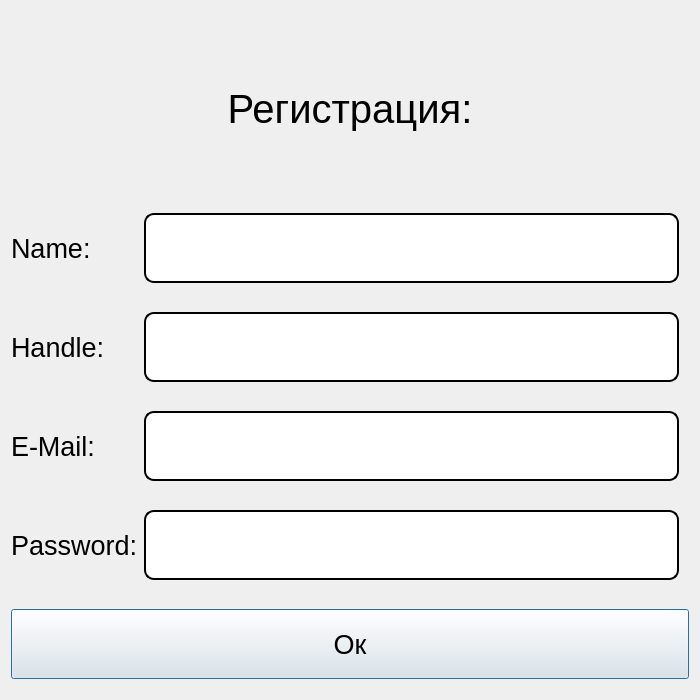
<?xml version="1.0" encoding="UTF-8"?>
<ui version="4.0">
 <class>Dialog</class>
 <widget class="QDialog" name="Dialog">
  <property name="geometry">
   <rect>
    <x>0</x>
    <y>0</y>
    <width>700</width>
    <height>700</height>
   </rect>
  </property>
  <property name="windowTitle">
   <string>Dialog</string>
  </property>
  <layout class="QHBoxLayout" name="horizontalLayout">
   <item>
    <layout class="QGridLayout" name="gridLayout">
     <item row="4" column="0">
      <widget class="QLabel" name="password_label">
       <property name="sizePolicy">
        <sizepolicy hsizetype="Preferred" vsizetype="Preferred">
         <horstretch>0</horstretch>
         <verstretch>0</verstretch>
        </sizepolicy>
       </property>
       <property name="minimumSize">
        <size>
         <width>0</width>
         <height>100</height>
        </size>
       </property>
       <property name="font">
        <font>
         <pointsize>20</pointsize>
        </font>
       </property>
       <property name="text">
        <string>Password:</string>
       </property>
      </widget>
     </item>
     <item row="4" column="1">
      <widget class="QLineEdit" name="password_text">
       <property name="sizePolicy">
        <sizepolicy hsizetype="Preferred" vsizetype="Maximum">
         <horstretch>0</horstretch>
         <verstretch>0</verstretch>
        </sizepolicy>
       </property>
       <property name="minimumSize">
        <size>
         <width>0</width>
         <height>70</height>
        </size>
       </property>
       <property name="font">
        <font>
         <pointsize>20</pointsize>
        </font>
       </property>
       <property name="styleSheet">
        <string notr="true">border-style: outset;
border-width: 2px;
border-radius: 10px</string>
       </property>
       <property name="text">
        <string/>
       </property>
      </widget>
     </item>
     <item row="2" column="1">
      <widget class="QLineEdit" name="handle_text">
       <property name="sizePolicy">
        <sizepolicy hsizetype="MinimumExpanding" vsizetype="Maximum">
         <horstretch>0</horstretch>
         <verstretch>0</verstretch>
        </sizepolicy>
       </property>
       <property name="minimumSize">
        <size>
         <width>0</width>
         <height>70</height>
        </size>
       </property>
       <property name="font">
        <font>
         <pointsize>20</pointsize>
        </font>
       </property>
       <property name="styleSheet">
        <string notr="true">border-style: outset;
border-width: 2px;
border-radius: 10px</string>
       </property>
       <property name="text">
        <string/>
       </property>
      </widget>
     </item>
     <item row="2" column="0">
      <widget class="QLabel" name="handle_label">
       <property name="sizePolicy">
        <sizepolicy hsizetype="Fixed" vsizetype="Preferred">
         <horstretch>80</horstretch>
         <verstretch>0</verstretch>
        </sizepolicy>
       </property>
       <property name="minimumSize">
        <size>
         <width>0</width>
         <height>100</height>
        </size>
       </property>
       <property name="font">
        <font>
         <pointsize>20</pointsize>
        </font>
       </property>
       <property name="text">
        <string>Handle:</string>
       </property>
      </widget>
     </item>
     <item row="1" column="0">
      <widget class="QLabel" name="name_label">
       <property name="font">
        <font>
         <pointsize>20</pointsize>
        </font>
       </property>
       <property name="text">
        <string>Name:</string>
       </property>
      </widget>
     </item>
     <item row="1" column="1">
      <widget class="QLineEdit" name="name_text">
       <property name="sizePolicy">
        <sizepolicy hsizetype="MinimumExpanding" vsizetype="Maximum">
         <horstretch>0</horstretch>
         <verstretch>0</verstretch>
        </sizepolicy>
       </property>
       <property name="minimumSize">
        <size>
         <width>0</width>
         <height>70</height>
        </size>
       </property>
       <property name="font">
        <font>
         <pointsize>20</pointsize>
        </font>
       </property>
       <property name="styleSheet">
        <string notr="true">border-style: outset;
border-width: 2px;
border-radius: 10px</string>
       </property>
      </widget>
     </item>
     <item row="3" column="0">
      <widget class="QLabel" name="email_label">
       <property name="font">
        <font>
         <pointsize>20</pointsize>
        </font>
       </property>
       <property name="text">
        <string>E-Mail:</string>
       </property>
      </widget>
     </item>
     <item row="3" column="1">
      <widget class="QLineEdit" name="email_text">
       <property name="sizePolicy">
        <sizepolicy hsizetype="MinimumExpanding" vsizetype="Maximum">
         <horstretch>0</horstretch>
         <verstretch>0</verstretch>
        </sizepolicy>
       </property>
       <property name="minimumSize">
        <size>
         <width>0</width>
         <height>70</height>
        </size>
       </property>
       <property name="font">
        <font>
         <pointsize>20</pointsize>
        </font>
       </property>
       <property name="styleSheet">
        <string notr="true">border-style: outset;
border-width: 2px;
border-radius: 10px</string>
       </property>
      </widget>
     </item>
     <item row="1" column="2">
      <widget class="QLabel" name="name_corr">
       <property name="text">
        <string> </string>
       </property>
      </widget>
     </item>
     <item row="2" column="2">
      <widget class="QLabel" name="handle_corr">
       <property name="text">
        <string> </string>
       </property>
      </widget>
     </item>
     <item row="3" column="2">
      <widget class="QLabel" name="email_corr">
       <property name="text">
        <string> </string>
       </property>
      </widget>
     </item>
     <item row="4" column="2">
      <widget class="QLabel" name="password">
       <property name="text">
        <string> </string>
       </property>
      </widget>
     </item>
     <item row="5" column="0" colspan="3">
      <widget class="QPushButton" name="ok_btn">
       <property name="minimumSize">
        <size>
         <width>0</width>
         <height>70</height>
        </size>
       </property>
       <property name="font">
        <font>
         <pointsize>20</pointsize>
        </font>
       </property>
       <property name="text">
        <string>Ок</string>
       </property>
      </widget>
     </item>
     <item row="0" column="0" colspan="3">
      <widget class="QLabel" name="registr_label">
       <property name="sizePolicy">
        <sizepolicy hsizetype="Preferred" vsizetype="Fixed">
         <horstretch>0</horstretch>
         <verstretch>0</verstretch>
        </sizepolicy>
       </property>
       <property name="minimumSize">
        <size>
         <width>100</width>
         <height>180</height>
        </size>
       </property>
       <property name="font">
        <font>
         <pointsize>30</pointsize>
        </font>
       </property>
       <property name="text">
        <string>Регистрация:</string>
       </property>
       <property name="textFormat">
        <enum>Qt::AutoText</enum>
       </property>
       <property name="scaledContents">
        <bool>false</bool>
       </property>
       <property name="alignment">
        <set>Qt::AlignCenter</set>
       </property>
       <property name="openExternalLinks">
        <bool>true</bool>
       </property>
      </widget>
     </item>
    </layout>
   </item>
  </layout>
 </widget>
 <resources/>
 <connections/>
</ui>
